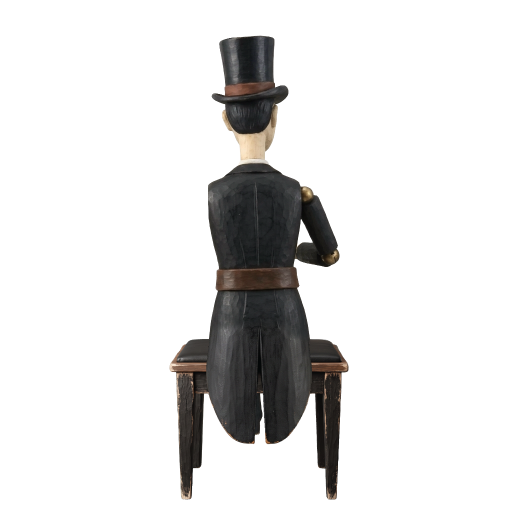
#> input picture assets/Puppet/Enemies/Act2/pianist/right_hand_frames/source/No-piano/frame_01.png, 1024 x 1024 px, found by its file name (shown at 1/2 size); its folder holds 4 pictures in this run
$ python import_pianist_frames.py
#> lines starting #> are read from the running program, lines starting #| are printed output that depends on the picture
r"""2026-11-10: the 12 frames of the Pianist's right hand (the user's hand-edited cut-outs, 1024 px, in right_hand_frames/source/No-piano) -> game sprites.
  1. registered: each frame is shifted (whole pixels) so that its STOOL lies exactly on the stool of frame 1 (the stool never moves, so the frames then lie on each other and
     swapping between them does not make the figure jump);
  2. cleaned: below the coat tails (y >= TAIL_Y) only what frame 1 has there is kept (stool legs): shoes and stray legs left in some frames (6, 12) are erased, so that the legs
     are the same in every frame (the rig draws the hanging legs itself);
  3. cropped: ALL frames to one common box (the union of their opaque pixels), so every sprite has the same size and the same origin.
Writes assets/Puppet/Enemies/Act2/pianist/back/rh_01..12.png and prints the numbers the rig needs (crop box, hat centre, fingertips, stool).
Run:  "D:/GitHub Projects/Tachnen/.venv/Scripts/python.exe" tools/import_pianist_frames.py"""
import json
import os
import sys

import numpy as np
from PIL import Image

D = r"D:\GitHub Projects\The-last-tree\assets\Puppet\Enemies\Act2\pianist"
SRC = os.path.join(D, "right_hand_frames", "source", "No-piano")
OUT = os.path.join(D, "back")
TAIL_Y = 872
STOOL = (slice(900, 1000), slice(330, 420))  # (rows, columns): the stool's legs, left of the coat


def shift_of(ref, m):
    """(dx, dy) to apply to `m` so that it lies on `ref`: the best of all whole-pixel shifts within +-6 px (sum of differences of the stool-legs mask)."""
    best = None
    for dy in range(-6, 7):
        for dx in range(-6, 7):
            d = np.abs(ref - np.roll(np.roll(m, dy, 0), dx, 1)).sum()
            if best is None or d < best[0]:
                best = (d, dx, dy)
    return best[1], best[2]


def moved(a, dx, dy):
    out = np.zeros_like(a)
    h, w = a.shape[:2]
    ys, xs = slice(max(0, dy), min(h, h + dy)), slice(max(0, dx), min(w, w + dx))
    yd, xd = slice(max(0, -dy), min(h, h - dy)), slice(max(0, -dx), min(w, w - dx))
    out[ys, xs] = a[yd, xd]
    return out


frames = [np.array(Image.open(os.path.join(SRC, "frame_%02d.png" % k)).convert("RGBA")) for k in range(1, 13)]
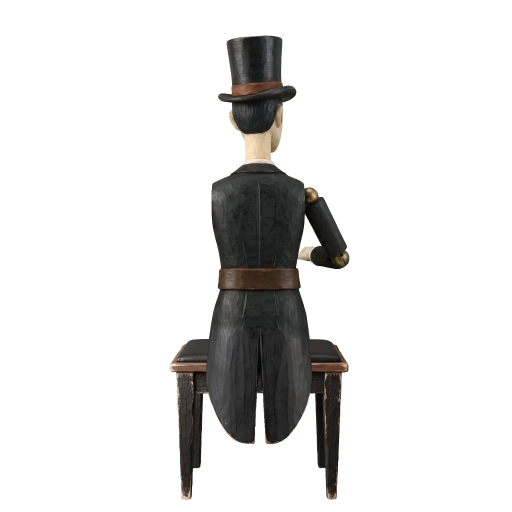
#> input picture assets/Puppet/Enemies/Act2/pianist/right_hand_frames/source/No-piano/frame_02.png, 1024 x 1024 px, found by its file name (shown at 1/2 size)
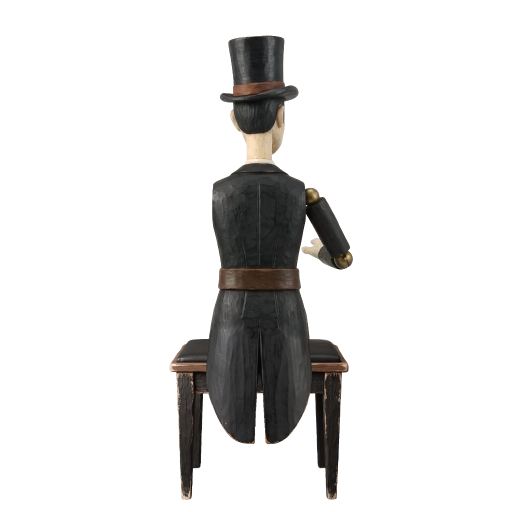
#> input picture assets/Puppet/Enemies/Act2/pianist/right_hand_frames/source/No-piano/frame_03.png, 1024 x 1024 px, found by its file name (shown at 1/2 size)
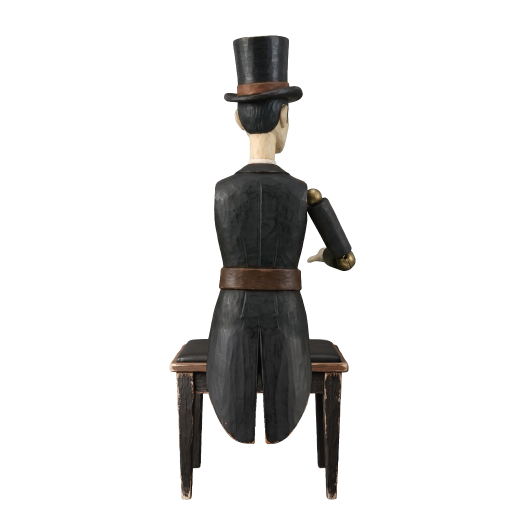
#> input picture assets/Puppet/Enemies/Act2/pianist/right_hand_frames/source/No-piano/frame_04.png, 1024 x 1024 px, found by its file name (shown at 1/2 size)
#> (the run stopped early here; a loop or call above may not have finished)
